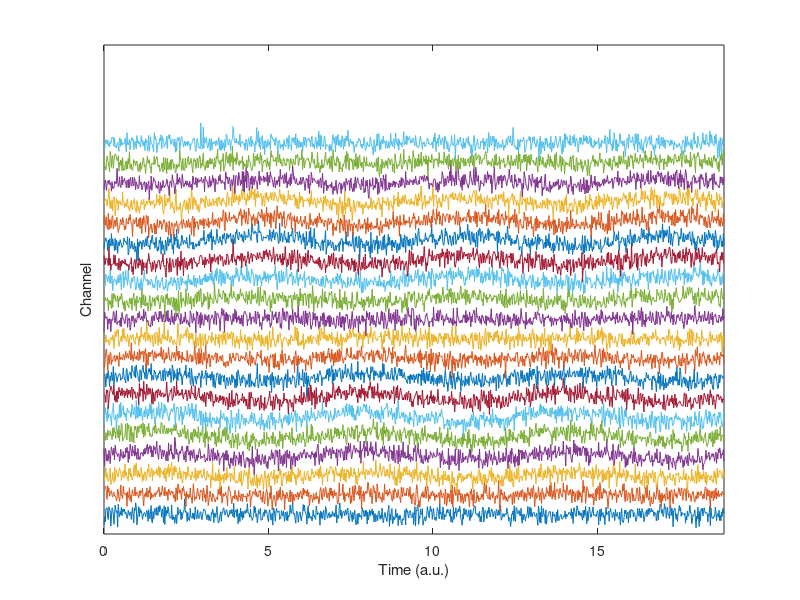
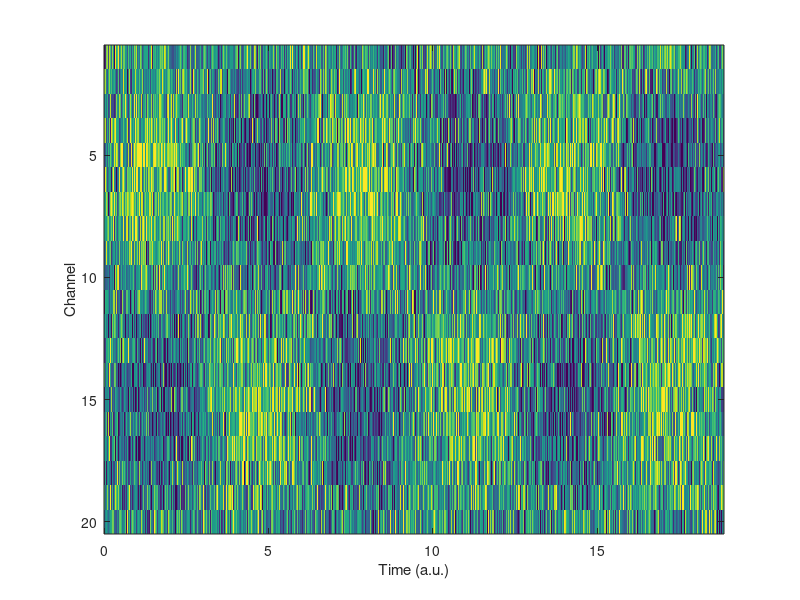
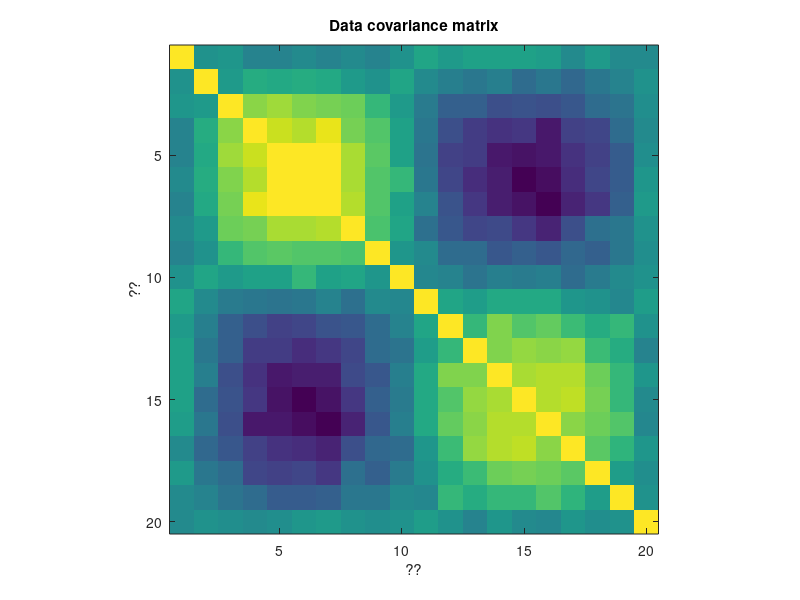
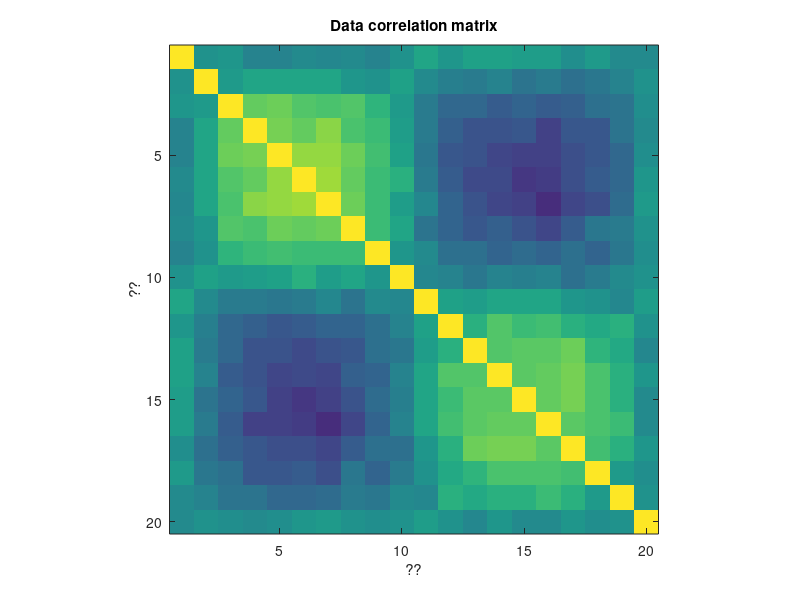

These charts were generated, in order, by the following MATLAB code:
%%
%   COURSE: Master statistics and machine learning: intuition, math, code										
%      URL: udemy.com/course/statsml_x/?couponCode=202304 
% 
%  SECTION: Correlation
%    VIDEO: Correlation matrix
% 
%  TEACHER: Mike X Cohen, sincxpress.com
%

%%

% a clear MATLAB workspace is a clear mental workspace
close all; clear; clc

%% simulate data

% simulation parameters
N = 1000;     % time points
M =   20;     % channels

% time vector (radian units)
t = linspace(0,6*pi,N);

% relationship across channels (imposing covariance)
chanrel = sin(linspace(0,2*pi,M))';

% create the data
data = bsxfun(@times,repmat( sin(t),M,1 ),chanrel);
data = data + randn(M,N);

% two ways of visualizing the multichannel data
figure(1), clf
plot(t,bsxfun(@plus,data,(1:M)'*4))
set(gca,'ytick',[],'xlim',t([1 end]))
xlabel('Time (a.u.)')
ylabel('Channel')

figure(2), clf
imagesc(t,[],data)
xlabel('Time (a.u.)')
ylabel('Channel')
set(gca,'clim',[-1 1]*2)

%% now compute the covariance matrix

% note the size of the output!
dataCovMat = cov(data');

figure(3), clf
imagesc(dataCovMat)
axis image
set(gca,'clim',[-1 1]*.5)
title('Data covariance matrix')
xlabel('??')
ylabel('??')

%% and now the correlation matrix

% note the size of the output!
dataCorrMat = corrcoef(data');

figure(4), clf
imagesc(dataCorrMat)
axis image
set(gca,'clim',[-1 1]*.5)
title('Data correlation matrix')
xlabel('??')
ylabel('??')

%% done.
